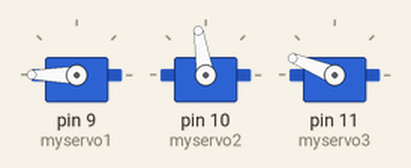
A sketch run on a simulated Arduino Uno, built with avr-gcc and run on an emulated ATmega328P. On the bench: 3 × servo.

Above: at 0.05 s.
At 0.25 s:
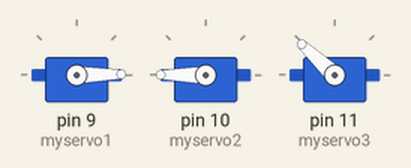
At 0.5 s:
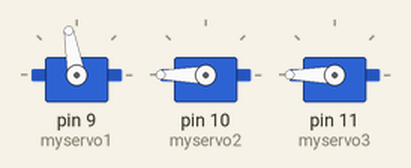
At 1.0 s:
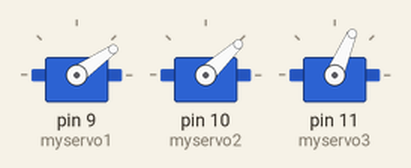
At 1.5 s:
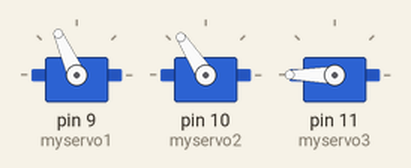
At 2.0 s:
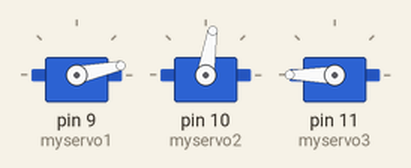
Timing chart, 0 to 4.6 s (numbered marks = the images above):
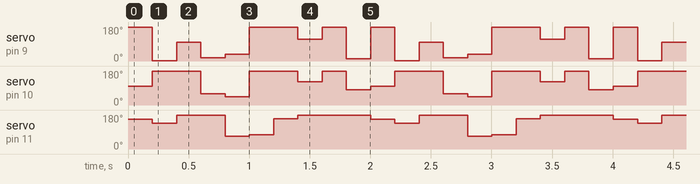

The sketch:

servo_test.ino
```cpp
#include <Servo.h>


Servo myservo1, myservo2, myservo3;  // create servo object to control a servo
// twelve servo objects can be created on most boards

int pos = 0;    // variable to store the servo position

void setup() {
  myservo1.attach(9);  // attaches the servo on pin 9 to the servo object
  myservo2.attach(10);
  myservo3.attach(11);
}

void loop() {
 int pos1[10] = {254,1,100,17,35,296,250,114,342,12};
  int pos3[10] = {158,137,276,286,67,76,160,233,255,272};
  int pos2[10] = {99,245,236,59,43,179,346,123,211,81};

  for (int i = 0; i < 10; i += 1) { // goes from 0 degrees to 180 degrees
    // in steps of 1 degree
    myservo1.write(pos1[i]);              // tell servo to go to position in variable 'pos'
    myservo2.write(pos2[i]);
    myservo3.write(pos3[i]);
    delay(200);                       // waits 15ms for the servo to reach the position
  }
}
```

Measured:
- by itself, servo on pin 11 (myservo3): repeats every 2.0 s: 180° 0.40 s, 67° 0.20 s, 76° 0.20 s, 160° 0.20 s, 180° 0.60 s, 158° 0.20 s, 137° 0.20 s
- by itself, servo on pin 9 (myservo1): repeats every 2.0 s: 100° 0.20 s, 17° 0.20 s, 35° 0.20 s, 180° 0.40 s, 114° 0.20 s, 180° 0.20 s, 12° 0.20 s, 180° 0.20 s, 1° 0.20 s
- by itself, servo on pin 10 (myservo2): repeats every 2.0 s: 59° 0.20 s, 43° 0.20 s, 179° 0.20 s, 180° 0.20 s, 123° 0.20 s, 180° 0.20 s, 81° 0.20 s, 99° 0.20 s, 180° 0.40 s
